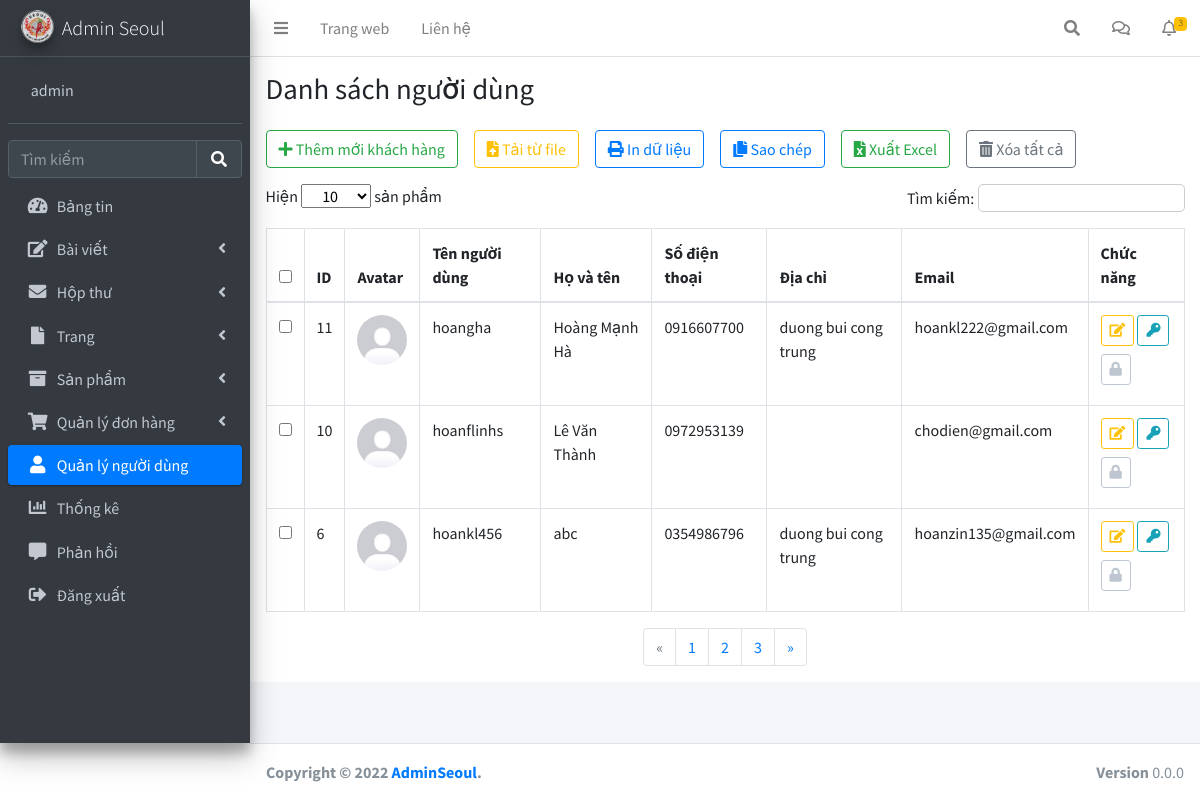
Screenshot of /Admin/pages/user.php (signed in) with the database file from the repository.
### tables this page shows
CREATE TABLE `user` (
  `id` int(11) NOT NULL,
  `avatar` varchar(500) NOT NULL DEFAULT 'avatar.jpg',
  `fullname` varchar(50) DEFAULT NULL,
  `email` varchar(150) NOT NULL,
  `phone` varchar(20) NOT NULL,
  `address` varchar(200) NOT NULL,
  `city` int(11) NOT NULL,
  `username` varchar(50) NOT NULL,
  `password` varchar(50) NOT NULL,
  `cart` text DEFAULT NULL,
  `is_block` tinyint(4) DEFAULT 1
);

### Admin/pages/user.php (the view, shortened to what the rows shown need)
<!DOCTYPE html>
<html lang="en">
<?php session_start();
include '../../database/config.php';
?>
<head>
    <link rel="stylesheet" href="../../css/fontawesome-free/css/all.min.css">
    <link rel="stylesheet" href="../css/IonIcons.css">
    <link rel="stylesheet" href="../css/adminlte.min.css">
</head>
<body class="hold-transition sidebar-mini">
    <div class="wrapper">
        <div class="content-wrapper">
            <main class="app-content">
                <div class="content-header">
                    <div class="container-fluid">
                        <div class="row mb-2">
                            <div class="col-sm-6">
                                <h1 class="m-0">Danh sách người dùng</h1>
                            </div>
                        </div>
                    </div>
                </div>
                <div class="row px-2 m-0">
                    <div class="col-md-12">
                        <div class="tile">
                            <div class="tile-body">
                                <table class="table table-hover table-bordered" id="sampleTable">
                                    <thead>
                                        <tr>
                                            <th width="10"><input type="checkbox" id="all"></th>
                                            <th>ID</th>
                                            <th>Avatar</th>
                                            <th>Tên người dùng</th>
                                            <th>Họ và tên</th>
                                            <th>Số điện thoại</th>
                                            <th>Địa chỉ</th>
                                            <th>Email</th>
                                            <th style="width: 8vw;">Chức năng</th>
                                        </tr>
                                    </thead>
                                    <tbody>
                                        <?php
                                        $sql_user = "SELECT * FROM user ORDER BY id DESC";
                                        $query_user = mysqli_query($mysqli, $sql_user);
                                        while ($row_user = mysqli_fetch_array($query_user)) {
                                        ?>
                                            <tr>
                                                <td width="10"><input type="checkbox" name="check1" value="1"></td>
                                                <td class="id_user"><?php echo $row_user['id'] ?></td>
                                                <td class="text-center"><img class="user_avatar" src="../img/user_avatar/<?php echo $row_user['avatar'] ?>" alt=""> </td>
                                                <td><?php echo $row_user['username'] ?></td>
                                                <td><?php echo $row_user['fullname'] ?></td>
                                                <td><?php echo $row_user['phone'] ?></td>
                                                <td><?php echo $row_user['address'] ?></td>
                                                <td><?php echo $row_user['email'] ?></td>
                                                <td>
                                                    <button class="btn btn-outline-warning btn-sm edit mb-2" type="button" title="Sửa" id="show-emp" data-bs-toggle="modal" data-bs-target="#ModalUP"><i class="fas fa-edit"></i></i></button>
                                                    <button class="btn btn-outline-info btn-sm mb-2 reset" type="button" title="reset" id="show-emp" data-bs-toggle="modal" data-bs-target="#ModalReset"><i class="fas fa-key"></i></button>
                                                    <?php
                                                    if ($row_user['is_block'] == 1) {
                                                    ?>
                                                        <button class="btn btn-outline-light btn-sm mb-2 block" type="button" title="Khoá" id="show-emp" data-bs-toggle="modal" data-bs-target="#ModalLock" data-userid="<?php echo $row_user['id']; ?>"><i class="fas fa-lock"></i></i></button>
                                                    <?php
                                                    } else {
                                                    ?>
                                                        <button class="btn btn-outline-light btn-sm mb-2 unblock" type="button" title="Mở Khoá" id="show-emp" data-bs-toggle="modal" data-bs-target="#ModalUnLock" data-userid="<?php echo $row_user['id']; ?>"><i class="fas fa-unlock"></i></i></button>
                                                    <?php
                                                    }
                                                    ?>
                                                </td>
                                            </tr>
                                        <?php
                                        }
                                        ?>
                                </table>
                            </div>
                        </div>
                    </div>
                </div>
            </main>
        </div>
    </div>
</body>
</html>

### rows the page displays
user: id "11", avatar (placeholder picture), username "hoangha", fullname "Hoàng Mạnh Hà", phone "0916607700", address "duong bui cong trung", email "hoankl222@gmail.com"
user: id "10", avatar (placeholder picture), username "hoanflinhs", fullname "Lê Văn Thành", phone "0972953139", email "chodien@gmail.com"
user: id "6", avatar (placeholder picture), username "hoankl456", fullname "abc", phone "0354986796", address "duong bui cong trung", email "hoanzin135@gmail.com"

### other values shown
$_SESSION['dangnhap_seoul'] "admin"
